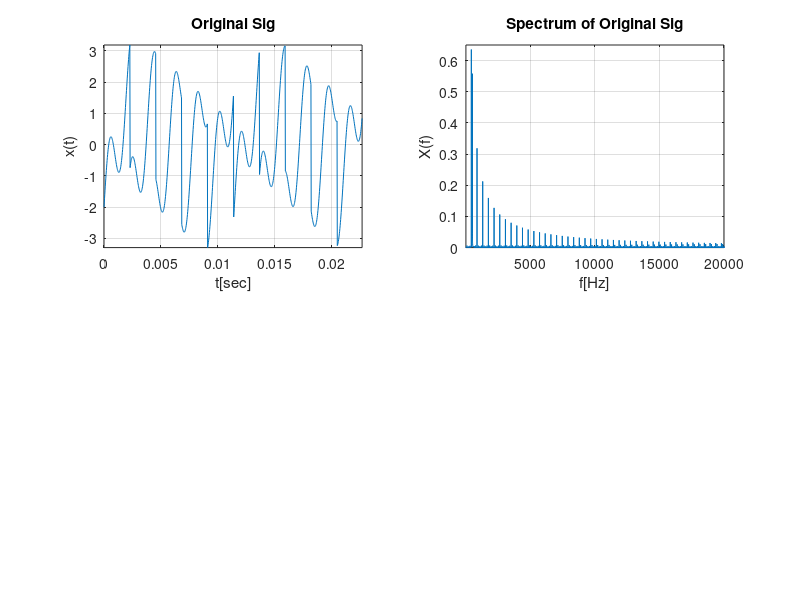

Reproduce this figure in MATLAB. (Note: this script raises an error after producing the figure.)
fs = 44100;
T = 1;
N = fs*T;
fc = 1000;
f0 = 440; f1 = 523.3;
t = (0:N-1)*(1/fs);
A0 = 2; A1 = 1.3;
fgrid = fs*(0:N-1)/N;
xt = A0*sawtooth(2*pi*f0.*t) + A1*sin(2*pi*f1.*t);
Xf = (1/N)*fft(xt);
figure(1); subplot(221); plot(t(1:1000),xt(1:1000)); grid on; axis tight; 
title("Original Sig"); ylabel("x(t)"); xlabel("t[sec]");
subplot(222); plot(fgrid,abs(Xf)); grid on; axis([20,20000,0,0.65]);
title("Spectrum of Original Sig"); ylabel("X(f)"); xlabel("f[Hz]");

[b,a] = AuxiliaryCoeffs(fc,fs,N);
yt = filter(b,a,xt);
Yf = (1/N)*fft(yt);

subplot(224); plot(fgrid,abs(Yf)); grid on; axis([20,20000,0,0.65]);
title("Spectrum of Filtered Sig"); ylabel("Y(f)"); xlabel("f[Hz]");
subplot(223); plot(t(1:1000),yt(1:1000)); grid on; axis tight; %axis([20,20000,0,1]);
title("Filtered Sig"); ylabel("x(t)"); xlabel("t[sec]");
sound(xt,fs); pause(T*1.5); sound(yt,fs);

%[H_, wo] = freqz(b,a,N);
%subplot(313); plot(wo*fs/(2*pi), 20*log(abs(H_))); grid on; axis([20,2000, -10,0]);